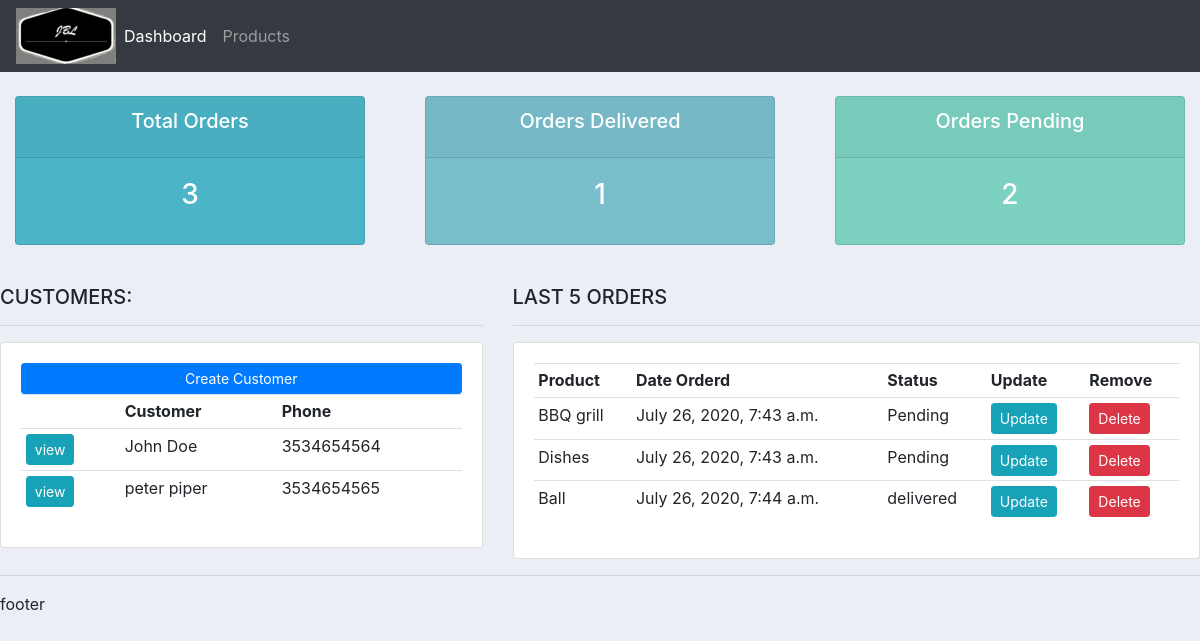
Before: / with the older database file.
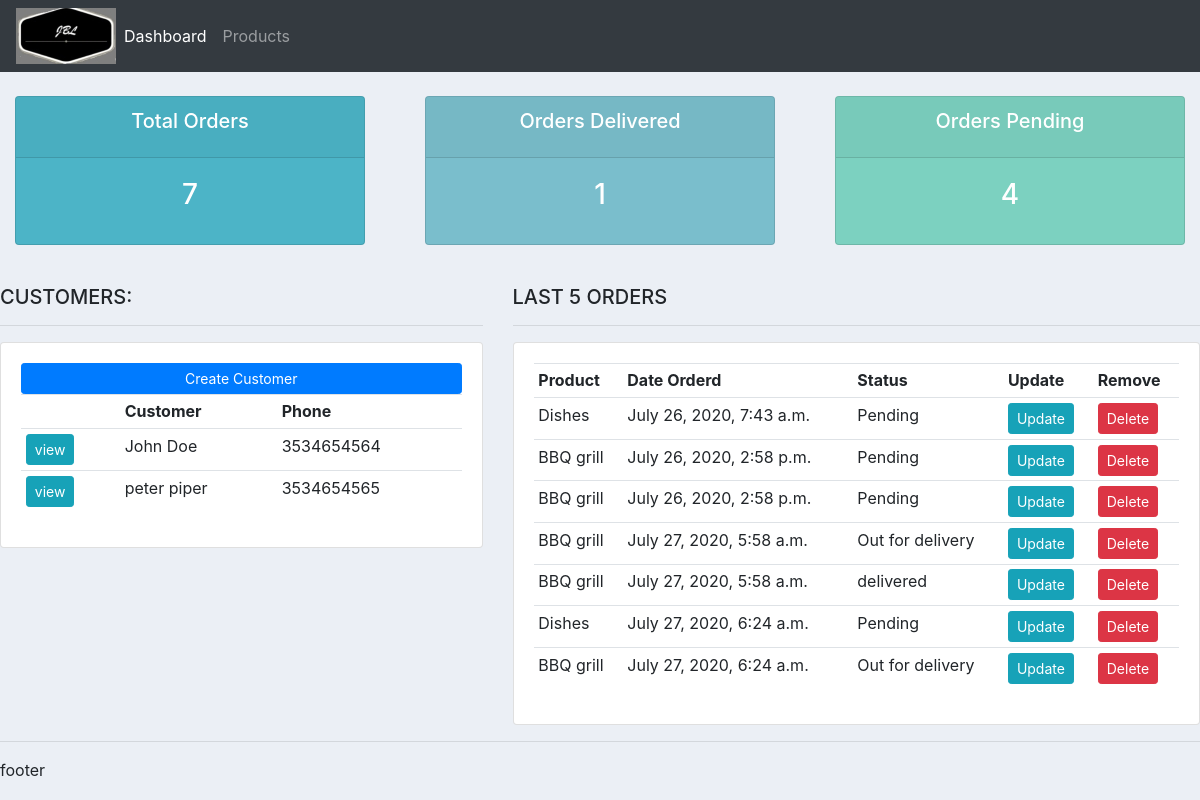
After: the same page with the newer database file.
### accounts/models.py (models this page shows, shortened)
class Customer(models.Model):
    name = models.CharField(max_length=250,null = True)
    phone = models.CharField(max_length=50,null = True)
    email = models.CharField(max_length=250,null = True)
    date_created = models.DateTimeField(auto_now_add=True,null = True)

class Order(models.Model):
    STATUS = (
        ('Pending','Pending'),
        ('Out for delivery','Out for delivery'),
        ('delivered','delivered'),
    )
    product =models.ForeignKey(Products,null = True,on_delete=models.SET_NULL)
    customer =models.ForeignKey(Customer,null = True,on_delete=models.SET_NULL)
    status = models.CharField(max_length = 200,null = True,choices = STATUS)
    date_created = models.DateTimeField(auto_now_add=True,null = True)

class Products(models.Model):
    CATEGORY = (
        ('Outdoor','Outdoor'),
        ('Indoor','Indoor')
    )
    name =models.CharField(max_length=250,null = True)
    price = models.FloatField(null = True)
    description =models.CharField(max_length=250,null = True,blank = True)
    category =models.CharField(max_length=250,null = True,choices = CATEGORY)
    date_created =models.DateTimeField(auto_now_add=True,null = True)
    tag =models.ManyToManyField(Tag)
    def __str__(self):
        return self.name

### accounts/views.py (the view)
# urls.py: path('', views.home,name = 'home'),
def home(request):
    customers = Customer.objects.all()
    orders = Order.objects.all()
    total_customers = customers.count()
    total_orders = orders.count()
    delivered = orders.filter(status = 'delivered').count()
    pending = orders.filter(status = 'Pending').count()
    context = {'customers':customers,'orders':orders,'total_orders':total_orders,'delivered':delivered,'pending':pending}
    return render(request,'accounts/dashboard.html',context)

### accounts/templates/Accounts/dashboard.html
{% extends './main.html' %}
{% block content %}
{% include './status.html' %}
<br>
<div class="row">
	<div class="col-md-5">
		<h5>CUSTOMERS:</h5>
		<hr>
		<div class="card card-body">
			<a class="btn btn-primary  btn-sm btn-block" href="">Create Customer</a>
			<table class="table table-sm">
				<tr>
					<th></th>
					<th>Customer</th>
					<th>Phone</th>
				</tr>
				{% for customer in customers %}
				<tr>
					<td><a class = "btn btn-sm btn-info" href = "{% url 'customer' customer.id %} ">view</a></td>
					<td>{{ customer.name }} </td>
					<td>{{ customer.phone }} </td>
				</tr>
				{% endfor %}
			</table>
		</div>
	</div>
	<div class="col-md-7">
		<h5>LAST 5 ORDERS</h5>
		<hr>
		<div class="card card-body">
			<table class="table table-sm">
				<tr>
					<th>Product</th>
					<th>Date Orderd</th>
					<th>Status</th>
					<th>Update</th>
					<th>Remove</th>
				</tr>
				{% for order in orders %}
				<tr>
					<td>{{ order.product }} </td>
					<td>{{ order.date_created }} </td>
					<td> {{ order.status }}</td>
					<td><a href="{% url 'update_order' order.id %}" class = "btn btn-sm btn-info">Update</a></td>
					<td><a href = "{% url 'delete_order' order.id %}" class = "btn btn-sm btn-danger">Delete</a></td>
				</tr>
				{% endfor %}
			</table>
		</div>
	</div>
</div>
{% endblock %}

### accounts/templates/Accounts/main.html (shortened to what this page needs)
{% load static %}
<!DOCTYPE html>
<html lang="en">
<head>
    <link rel="stylesheet" href="https://stackpath.bootstrapcdn.com/bootstrap/4.5.0/css/bootstrap.min.css">
    <link rel="stylesheet" type = "text/css" href="{% static '/css/main.css' %}">
</head>
<body>
    {% include './navbar.html' %}
    {% block content %}
    {% endblock %}
    <hr>
    <p> footer</p>
</body>
</html>

### accounts/templates/Accounts/navbar.html (shortened to what this page needs)
{% load static %}
<nav class="navbar navbar-expand-lg navbar-dark bg-dark">
    <img src="{% static '/images/logo2.jpg'%}" >
    <div class="collapse navbar-collapse" id="navbarNav">
      <ul class="navbar-nav">
        <li class="nav-item active">
          <a class="nav-link" href="{% url 'home' %}">Dashboard</a>
        </li>
        <li class="nav-item">
          <a class="nav-link" href="{% url 'products' %}">Products</a>
        </li>
      </ul>
    </div>
  </nav>

### accounts/templates/Accounts/status.html
<br>
<div class="row">
	<div class="col">
		<div class="col-md">
			<div class="card text-center text-white  mb-3" id="total-orders">
			  	<div class="card-header">
			  		<h5 class="card-title">Total Orders</h5>
			  	</div>
			  	<div class="card-body">
			    	<h3 class="card-title">{{total_orders}}</h3>
			  	</div>
			</div>
		</div>
	</div>
	<div class="col">
		<div class="col-md">
			<div class="card text-center text-white  mb-3" id="orders-delivered">
			  	<div class="card-header">
			  		<h5 class="card-title">Orders Delivered</h5>
			  	</div>
			  	<div class="card-body">
			    	<h3 class="card-title">{{delivered}}</h3>
			  	</div>
			</div>
		</div>
	</div>
	<div class="col">
		<div class="col-md">
			<div class="card text-center text-white  mb-3" id="orders-pending">
			  	<div class="card-header">
			  		<h5 class="card-title">Orders Pending</h5>
			  	</div>
			  	<div class="card-body">
			    	<h3 class="card-title">{{pending}}</h3>
			  	</div>
			</div>
		</div>
	</div>
</div>

### static/css/main.css (style rules this page uses)
body { background-color: #ebeff5; }
#total-orders { background-color: #4cb4c7; }
#orders-delivered { background-color: #7abecc; }
#orders-pending { background-color: #7CD1C0; }

Changed rows visible on the page:
removed Order: product "BBQ grill", date_created "July 26, 2020, 7:43 a.m.", status "Pending"
removed Order: product "Ball", date_created "July 26, 2020, 7:44 a.m.", status "delivered"
added Order: product "BBQ grill", date_created "July 26, 2020, 2:58 p.m.", status "Pending"
added Order: product "BBQ grill", date_created "July 26, 2020, 2:58 p.m.", status "Pending"
added Order: product "BBQ grill", date_created "July 27, 2020, 5:58 a.m.", status "Out for delivery"
added Order: product "BBQ grill", date_created "July 27, 2020, 5:58 a.m.", status "delivered"
added Order: product "Dishes", date_created "July 27, 2020, 6:24 a.m.", status "Pending"
added Order: product "BBQ grill", date_created "July 27, 2020, 6:24 a.m.", status "Out for delivery"
Other visible differences:
{{ total_orders }}: "3" → "7"
{{ pending }}: "2" → "4"
